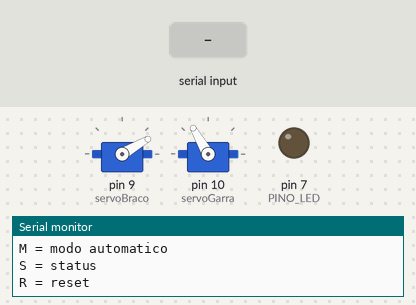
Bench run of a sketch on a simulated Arduino Uno, built with avr-gcc and run on an emulated ATmega328P. On the bench: 2 × servo, output pins drawn as LEDs (lit = HIGH), the last lines printed to the serial monitor. Inputs (shaded band) come from the test bench.

Above: at 4.3 s.
4.4 s: "M" received over Serial
At 5.5 s:
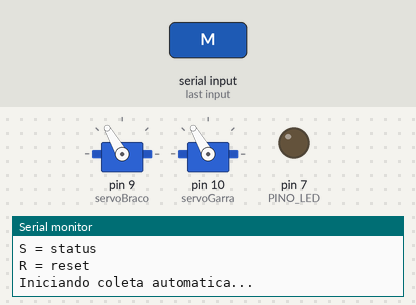
10.4 s: "U" received over Serial
At 12.0 s:
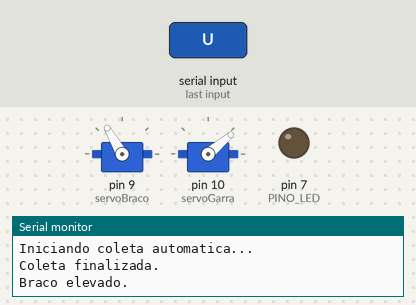
12.3 s: "D" received over Serial
At 13.1 s:
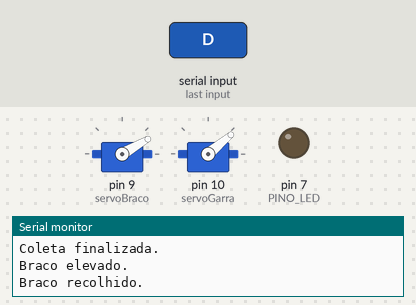
Timing chart, 0 to 15.3 s (numbered marks = the images above; inputs shaded):
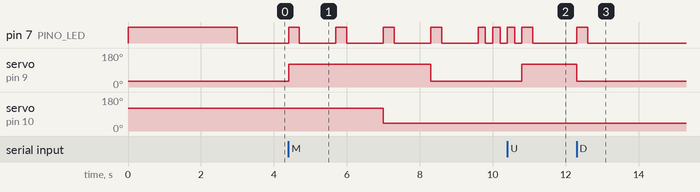

The sketch:

bio_orbit_arm.ino
```cpp
#include <Servo.h>

Servo servoBraco;
Servo servoGarra;

// LED
const int PINO_LED = 7;

// Posições braço
const int BRACO_BAIXO = 30;
const int BRACO_ALTO = 120;

// Posições garra
const int GARRA_ABERTA = 120;
const int GARRA_FECHADA = 40;

String estadoSistema = "PRONTO";

void setup()
{
  Serial.begin(9600);

  // Servos
  servoBraco.attach(9);
  servoGarra.attach(10);

  // LED
  pinMode(PINO_LED, OUTPUT);

  // Posição inicial
  servoBraco.write(BRACO_BAIXO);
  servoGarra.write(GARRA_ABERTA);

  // TESTE DO LED
  digitalWrite(PINO_LED, HIGH);
  delay(3000);
  digitalWrite(PINO_LED, LOW);

  Serial.println("================================");
  Serial.println("BIO-ORBIT LABS");
  Serial.println("Sistema Robotico Orbital");
  Serial.println("================================");

  Serial.println("Comandos:");
  Serial.println("U = subir braco");
  Serial.println("D = descer braco");
  Serial.println("O = abrir garra");
  Serial.println("C = fechar garra");
  Serial.println("M = modo automatico");
  Serial.println("S = status");
  Serial.println("R = reset");
}

void loop()
{
  if (Serial.available() > 0)
  {
    char comando = Serial.read();

    comando = toupper(comando);

    if (comando == 'U')
    {
      subirBraco();
    }

    else if (comando == 'D')
    {
      descerBraco();
    }

    else if (comando == 'O')
    {
      abrirGarra();
    }

    else if (comando == 'C')
    {
      fecharGarra();
    }

    else if (comando == 'M')
    {
      modoAutomatico();
    }

    else if (comando == 'S')
    {
      mostrarStatus();
    }

    else if (comando == 'R')
    {
      resetarSistema();
    }

    else
    {
      Serial.println("Comando invalido");
      piscarErro();
    }
  }
}

void subirBraco()
{
  servoBraco.write(BRACO_ALTO);

  estadoSistema = "BRACO ELEVADO";

  Serial.println("Braco elevado.");

  piscarLED();
}

void descerBraco()
{
  servoBraco.write(BRACO_BAIXO);

  estadoSistema = "BRACO RECOLHIDO";

  Serial.println("Braco recolhido.");

  piscarLED();
}

void abrirGarra()
{
  servoGarra.write(GARRA_ABERTA);

  estadoSistema = "GARRA ABERTA";

  Serial.println("Garra aberta.");

  piscarLED();
}

void fecharGarra()
{
  servoGarra.write(GARRA_FECHADA);

  estadoSistema = "GARRA FECHADA";

  Serial.println("Garra fechada.");

  piscarLED();
}

void modoAutomatico()
{
  estadoSistema = "MODO AUTOMATICO";

  Serial.println("Iniciando coleta automatica...");

  servoBraco.write(BRACO_ALTO);
  piscarLED();
  delay(1000);

  servoGarra.write(GARRA_ABERTA);
  piscarLED();
  delay(1000);

  servoGarra.write(GARRA_FECHADA);
  piscarLED();
  delay(1000);

  servoBraco.write(BRACO_BAIXO);
  piscarLED();
  delay(1000);

  Serial.println("Coleta finalizada.");

  piscarSucesso();
}

void mostrarStatus()
{
  Serial.print("Status atual: ");
  Serial.println(estadoSistema);

  piscarLED();
}

void resetarSistema()
{
  servoBraco.write(BRACO_BAIXO);

  servoGarra.write(GARRA_ABERTA);

  estadoSistema = "PRONTO";

  Serial.println("Sistema resetado.");

  piscarLED();
}

void piscarLED()
{
  digitalWrite(PINO_LED, HIGH);
  delay(300);
  digitalWrite(PINO_LED, LOW);
}

void piscarSucesso()
{
  for (int i = 0; i < 3; i++)
  {
    digitalWrite(PINO_LED, HIGH);
    delay(200);

    digitalWrite(PINO_LED, LOW);
    delay(200);
  }
}

void piscarErro()
{
  for (int i = 0; i < 5; i++)
  {
    digitalWrite(PINO_LED, HIGH);
    delay(100);

    digitalWrite(PINO_LED, LOW);
    delay(100);
  }
}
```

Measured:
- after the input at 4.4 s, pin 7 (PINO_LED): goes 4 × (HIGH 0.30 s, LOW 1.0 s), HIGH 0.20 s, LOW 0.20 s, HIGH 0.20 s, then LOW, starting at once; servo on pin 9 (servoBraco): 30° → 120° at once, → 30° 3.9 s later; servo on pin 10 (servoGarra): 120° → 40° after 2.6 s
- after the input at 10.4 s, servo on pin 9 (servoBraco): 30° → 120° after 0.40 s
- after the input at 12.3 s, pin 7 (PINO_LED): LOW → HIGH at once, → LOW 0.30 s later; servo on pin 9 (servoBraco): 120° → 30° at once
